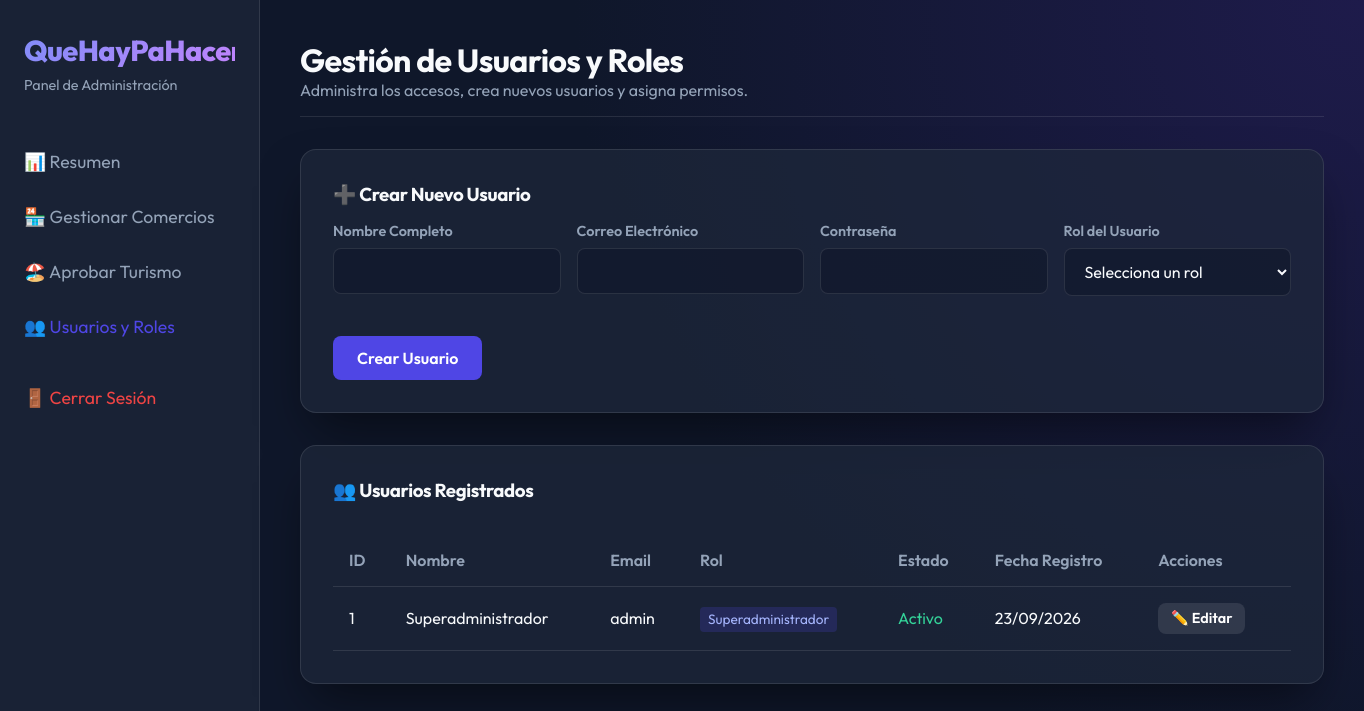
/usuarios.php (signed in), run on an earlier commit of the app's database.
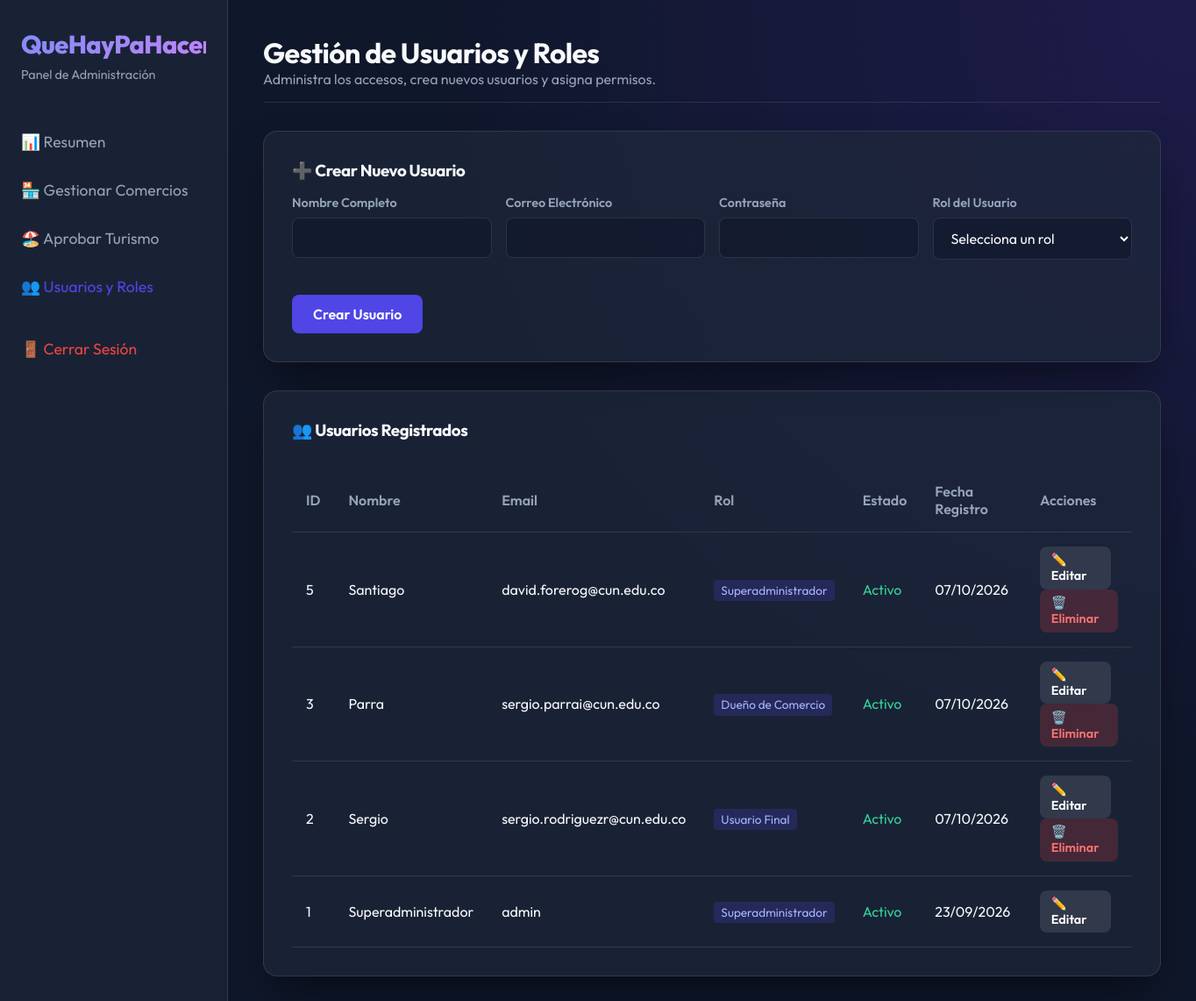
And on a later commit of the database.
### tables this page shows
CREATE TABLE `usuarios` (
  `id_usuario` int(11) NOT NULL AUTO_INCREMENT,
  `nombre` varchar(100) NOT NULL,
  `email` varchar(150) NOT NULL,
  `password_hash` varchar(255) NOT NULL,
  `id_rol` int(11) NOT NULL,
  `fecha_registro` datetime DEFAULT current_timestamp(),
  `activo` tinyint(1) DEFAULT 1,
  PRIMARY KEY (`id_usuario`),
  UNIQUE KEY `email` (`email`),
  KEY `id_rol` (`id_rol`),
  CONSTRAINT `usuarios_ibfk_1` FOREIGN KEY (`id_rol`) REFERENCES `roles` (`id_rol`)
);

CREATE TABLE `roles` (
  `id_rol` int(11) NOT NULL AUTO_INCREMENT,
  `nombre` varchar(50) NOT NULL,
  PRIMARY KEY (`id_rol`),
  UNIQUE KEY `nombre` (`nombre`)
);

### usuarios.php (the view, shortened to what this page needs)
<?php
require 'includes/db.php';
$stmt_usuarios = $pdo->query("
    SELECT u.id_usuario, u.nombre, u.email, u.fecha_registro, u.activo, r.nombre as rol_nombre
    FROM Usuarios u
    JOIN Roles r ON u.id_rol = r.id_rol
    ORDER BY u.id_usuario DESC
");
$usuarios = $stmt_usuarios->fetchAll();
?>
<!DOCTYPE html>
<html lang="es">
<head>
    <link rel="stylesheet" href="assets/css/styles.css">
</head>
<body>
    <div class="dashboard-container">
        <aside class="sidebar fade-in-up">
            <h2 class="auth-logo" style="font-size: 1.8rem;">QueHayPaHacer</h2>
            <p style="color: var(--text-muted); font-size: 0.9rem;">Panel de Administración</p>
            <ul class="sidebar-nav">
                <li><a href="dashboard.php">📊 Resumen</a></li>
                <li><a href="comercios.php">🏪 Gestionar Comercios</a></li>
                <li><a href="#">🏖️ Aprobar Turismo</a></li>
                <li><a href="usuarios.php" class="active">👥 Usuarios y Roles</a></li>
                <li><a href="logout.php" style="color: #ef4444; margin-top: 2rem;">🚪 Cerrar Sesión</a></li>
            </ul>
        </aside>
        <main class="main-content fade-in-up">
            <div class="header">
                <h1>Gestión de Usuarios y Roles</h1>
                <p style="color: var(--text-muted);">Administra los accesos, crea nuevos usuarios y asigna permisos.</p>
            </div>
            <div class="glass-panel" style="padding: 2rem; margin-bottom: 2rem;">
                <h3 style="margin-bottom: 1rem;">➕ Crear Nuevo Usuario</h3>
                <form method="POST" action="">
                    <div class="form-grid">
                        <div class="form-group">
                            <label class="form-label">Nombre Completo</label>
                            <input type="text" name="nombre" class="form-input" required>
                        </div>
                        <div class="form-group">
                            <label class="form-label">Correo Electrónico</label>
                            <input type="email" name="email" class="form-input" required>
                        </div>
                        <div class="form-group">
                            <label class="form-label">Contraseña</label>
                            <input type="password" name="password" class="form-input" required>
                        </div>
                        <div class="form-group">
                            <label class="form-label">Rol del Usuario</label>
                            <select name="id_rol" class="form-input" required>
                                <option value="">Selecciona un rol</option>
                            </select>
                        </div>
                    </div>
                    <button type="submit" class="btn btn-primary" style="margin-top: 1rem;">Crear Usuario</button>
                </form>
            </div>
            <div class="glass-panel" style="padding: 2rem;">
                <h3 style="margin-bottom: 1rem;">👥 Usuarios Registrados</h3>
                <div class="table-container">
                    <table>
                        <thead>
                            <tr>
                                <th>ID</th>
                                <th>Nombre</th>
                                <th>Email</th>
                                <th>Rol</th>
                                <th>Estado</th>
                                <th>Fecha Registro</th>
                                <th>Acciones</th>
                            </tr>
                        </thead>
                        <tbody>
                            <?php foreach ($usuarios as $u): ?>
                            <tr>
                                <td><?php echo $u->id_usuario; ?></td>
                                <td><?php echo htmlspecialchars($u->nombre); ?></td>
                                <td><?php echo htmlspecialchars($u->email); ?></td>
                                <td>
                                    <span style="background: rgba(79, 70, 229, 0.2); padding: 0.2rem 0.5rem; border-radius: 4px; font-size: 0.85rem; color: #a5b4fc;">
                                        <?php echo htmlspecialchars($u->rol_nombre); ?>
                                    </span>
                                </td>
                                <td>
                                    <?php if ($u->activo): ?>
                                        <span style="color: #34d399;">Activo</span>
                                    <?php else: ?>
                                        <span style="color: #f87171;">Inactivo</span>
                                    <?php endif; ?>
                                </td>
                                <td><?php echo date('d/m/Y', strtotime($u->fecha_registro)); ?></td>
                                <td>
                                    <a href="editar_usuario.php?id=<?php echo $u->id_usuario; ?>" class="btn" style="padding: 0.4rem 0.8rem; background: rgba(255,255,255,0.1); color: white; font-size: 0.9rem; margin-right: 0.5rem;">✏️ Editar</a>
                                    <?php if ($u->id_usuario !== $_SESSION['usuario_id']): ?>
                                        <a href="usuarios.php?eliminar=<?php echo $u->id_usuario; ?>" onclick="return confirm('¿Estás seguro de eliminar a este usuario? Esta acción no se puede deshacer.');" class="btn" style="padding: 0.4rem 0.8rem; background: rgba(239,68,68,0.2); color: #f87171; font-size: 0.9rem;">🗑️ Eliminar</a>
                                    <?php endif; ?>
                                </td>
                            </tr>
                            <?php endforeach; ?>
                        </tbody>
                    </table>
                </div>
            </div>
        </main>
    </div>
</body>
</html>

### assets/css/styles.css (style rules this page uses)
:root { --primary-color: #4F46E5; --primary-hover: #4338CA; --secondary-color: #10B981; --accent-color: #F59E0B; --bg-dark: #0F172A; --bg-card: rgba(30, 41, 59, 0.7); --text-main: #F8FAFC; --text-muted: #94A3B8; --border-color: rgba(255, 255, 255, 0.1); --glass-blur: blur(16px); --border-radius: 16px; --transition: all 0.3s ease; }
* { margin: 0; padding: 0; box-sizing: border-box; font-family: 'Outfit', sans-serif; }
body { background-color: var(--bg-dark); color: var(--text-main); min-height: 100vh; display: flex; flex-direction: column; background: radial-gradient(circle at top right, #1e1b4b, var(--bg-dark) 50%); background-attachment: fixed; }
h1, h2, h3, h4 { font-weight: 700; letter-spacing: -0.02em; }
a { color: var(--primary-color); text-decoration: none; transition: var(--transition); }
.glass-panel { background: var(--bg-card); backdrop-filter: var(--glass-blur); -webkit-backdrop-filter: var(--glass-blur); border: 1px solid var(--border-color); border-radius: var(--border-radius); box-shadow: 0 25px 50px -12px rgba(0, 0, 0, 0.5); }
.form-group { margin-bottom: 1.5rem; }
.form-label { display: block; margin-bottom: 0.5rem; font-size: 0.9rem; color: var(--text-muted); font-weight: 600; }
.form-input { width: 100%; padding: 0.75rem 1rem; background: rgba(15, 23, 42, 0.6); border: 1px solid var(--border-color); border-radius: 8px; color: var(--text-main); font-size: 1rem; transition: var(--transition); outline: none; }
.btn { display: inline-flex; align-items: center; justify-content: center; padding: 0.75rem 1.5rem; font-weight: 600; border-radius: 8px; border: none; cursor: pointer; transition: var(--transition); font-size: 1rem; }
.btn-primary { background-color: var(--primary-color); color: white; }
.auth-logo { font-size: 2.5rem; font-weight: 800; margin-bottom: 0.5rem; background: linear-gradient(135deg, #818cf8, #c084fc); -webkit-background-clip: text; -webkit-text-fill-color: transparent; }
.fade-in-up { animation: fadeInUp 0.6s ease-out forwards; }

### usuarios.php (style rules this page uses)
.dashboard-container { display: flex; min-height: 100vh; }
.sidebar { width: 260px; background: var(--bg-card); padding: 2rem 1.5rem; border-right: 1px solid var(--border-color); }
.main-content { flex-grow: 1; padding: 2.5rem; }
.sidebar-nav { list-style: none; margin-top: 3rem; }
.sidebar-nav li { margin-bottom: 1rem; }
.sidebar-nav a { color: var(--text-muted); text-decoration: none; display: flex; align-items: center; padding: 0.5rem 0; font-size: 1.1rem; }
.sidebar-nav a:hover, .sidebar-nav a.active { color: var(--primary-color); }
.header { margin-bottom: 2rem; padding-bottom: 1rem; border-bottom: 1px solid var(--border-color); }
.table-container { overflow-x: auto; margin-top: 2rem; }
table { width: 100%; border-collapse: collapse; }
th, td { padding: 1rem; text-align: left; border-bottom: 1px solid var(--border-color); }
th { color: var(--text-muted); font-weight: 600; }
.form-grid { display: grid; grid-template-columns: repeat(auto-fit, minmax(200px, 1fr)); gap: 1rem; }

What changed in the data, as far as the page shows it:
added usuarios: id_usuario "5", nombre "Santiago", email "david.forerog@cun.edu.co", id_rol.nombre "Superadministrador", activo "Activo", fecha_registro "07/10/2026"
added usuarios: id_usuario "3", nombre "Parra", email "sergio.parrai@cun.edu.co", id_rol.nombre "Dueño de Comercio", activo "Activo", fecha_registro "07/10/2026"
added usuarios: id_usuario "2", nombre "Sergio", email "sergio.rodriguezr@cun.edu.co", id_rol.nombre "Usuario Final", activo "Activo", fecha_registro "07/10/2026"
